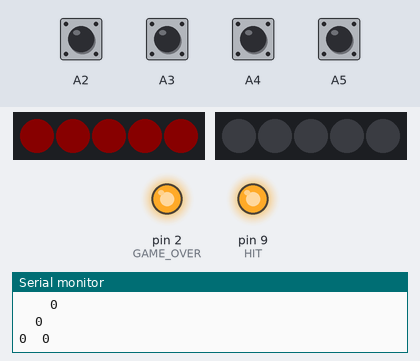
The sketch below on a simulated Arduino Uno, built with avr-gcc and run on an emulated ATmega328P. Shown: 2 × 5 RGB LEDs in strip order, left to right, output pins drawn as LEDs (lit = HIGH), the last lines printed to the serial monitor. Dashed ring = blinking. The inputs (shaded band) are chosen by the test bench; at power-on: A2–5 HIGH. Dim RGB values are drawn brighter than linear; pins used as bus, display or sensor lines are not drawn.

Above: at 1.4 s.
1.5 s: A3 pulled LOW for 0.15 s
At 3.0 s:
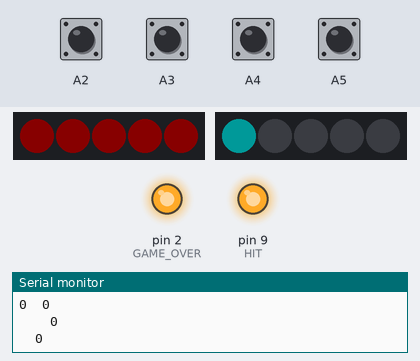
3.5 s: A5 pulled LOW for 1 s
At 5.3 s:
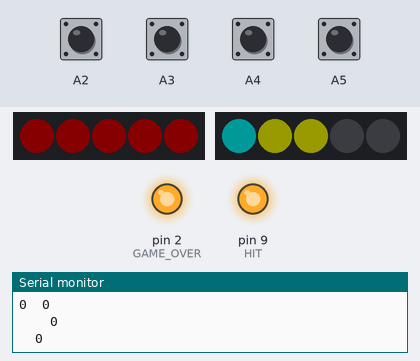
6.1 s: A2 pulled LOW for 1 s
At 7.61 s:
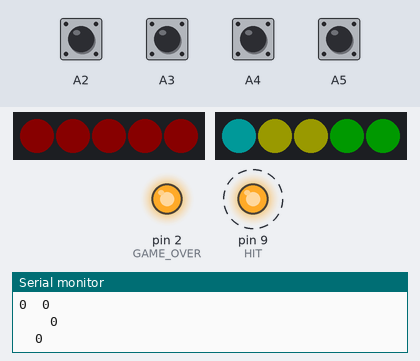
7.7 s: A3 driven LOW and A5 driven LOW
At 9.0 s:
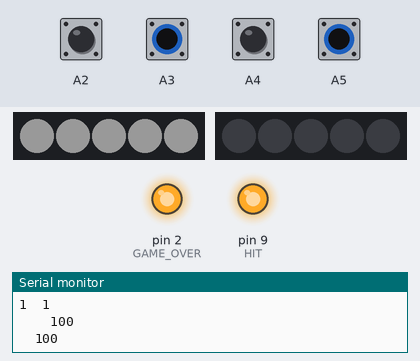
10.0 s: A3 driven HIGH
At 10.3 s:
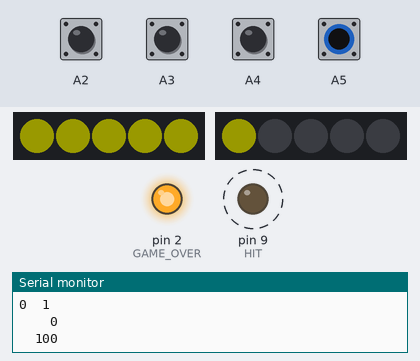
12.5 s: A3 driven LOW
At 13.13 s:
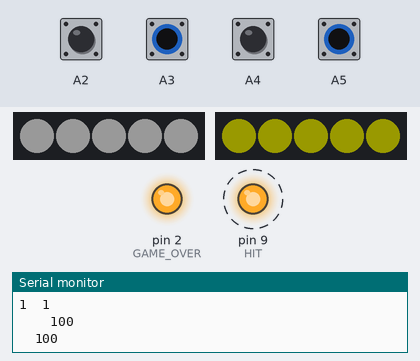
Timing chart, 0 to 15.5 s (numbered marks = the images above; inputs shaded):
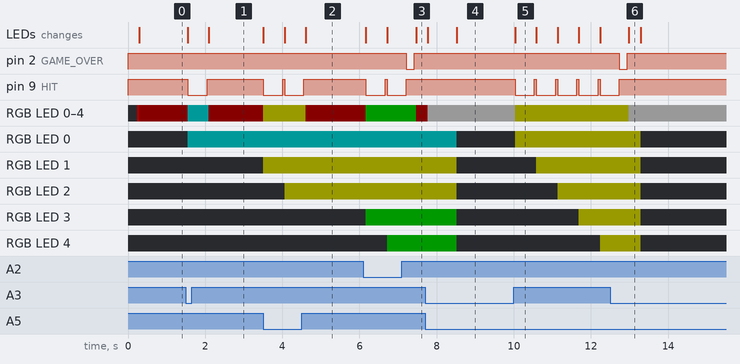

The sketch:

capTest.ino
```cpp
/* *****************************************************************************
 * Title:            capTest
 * Files:            capTest.ino
 * Semester:         Spring 2022
 *
 * Author(s):        Celine Nakpil (celine.nakpil@colorado.edu)
 *
 * Description:      Code for running a Ninja game through capacitive touch pads
 *
 * Written:          19 April 2022
 * Updated:          02 May 2022
 *
 * Credits:          ADCTouch Library example code, Adafruit_NeoPixel Library example code
 *
 * Bugs:             Game over does not trigger consistently. Unsure as to cause.
 **************************************************************************** */
#include <Adafruit_NeoPixel.h>
#include <ADCTouch.h>

int ref0, ref1, ref2, ref3;     //reference values to remove offset
int timer;
int breakpoint = 50;
int pCount = 0;

#define GAME_OVER 2
#define RESET 3
#define HIT 9

#define LED_PIN    11
#define LED_COUNT 5

#define COUNT_PIN 10
#define COUNT_NUM 5
bool go = false;

// create neopixel strips
Adafruit_NeoPixel strip(LED_COUNT, LED_PIN, NEO_GRB + NEO_KHZ800);
Adafruit_NeoPixel points(COUNT_NUM, COUNT_PIN, NEO_GRB + NEO_KHZ800);

void setup()
{
    // No pins to setup, pins can still be used regularly, although it will affect readings

    // start serial
    Serial.begin(9600);

    // speaker pin setup
    pinMode(HIT, OUTPUT);
    pinMode(RESET, OUTPUT);
    pinMode(GAME_OVER, OUTPUT);

    // speaker pin initial state
    digitalWrite(HIT, HIGH);
    digitalWrite(RESET, HIGH);
    digitalWrite(GAME_OVER, HIGH);

    // Neopixel flora setup
    strip.begin();
    points.begin();

    for(int j = 0; j<LED_COUNT; j++){
      strip.setPixelColor(j, 50, 0, 0);
    }
    strip.show();
    strip.setBrightness(50);
    points.show();
    points.setBrightness(50);

    // set reference values for capTouch pads
    ref();
}

void loop() {

    if(pCount==5 && go==false){ // trigger game over
      digitalWrite(GAME_OVER, LOW);
      delay(200);
      digitalWrite(GAME_OVER, HIGH);
      go=true;  // resets to not go
    }

    int value2 = ADCTouch.read(A2);   //no second parameter
    int value3 = ADCTouch.read(A3);   //   --> 100 samples
    int value4 = ADCTouch.read(A4);
    int value5 = ADCTouch.read(A5);


    value2 -= ref0;       //remove offset
    value3 -= ref1;
    value4 -= ref2;
    value5 -= ref3;

//    Serial.print(value0 > 40);    //send (boolean) pressed or not pressed
//    Serial.print("\t");           //use if(value > threshold) to get the state of a button
//
//    Serial.print(value1 > 40);
//    Serial.print("\t\t");
//
//    Serial.print(value2 > 40);
//    Serial.print("\t\t\t");
//
//    Serial.print(value0);             //send actual reading
//    Serial.print("\t");
//
//    Serial.println(value1);
//    Serial.print("\t");
//
//    Serial.println(value2);
//    delay(100);

      Serial.print(value3 > 40);
      Serial.print("\t");

      Serial.println(value5 > 40);
      Serial.print("\t\t");

      Serial.println(value3);
      Serial.print("\t");

      Serial.println(value5);

      if (value3 > breakpoint && value5 >breakpoint){
        // if both cap touch inputs are touched, change light color and reset the point LED strip
        timer++;
        colorChange(128, 128, 128);
        if (timer > 15){
          reset();
          digitalWrite(RESET, HIGH);
        }
      }else if (value3 > breakpoint && go==false) {
        // if A3 capTouch patch high, change all light color, increment point system by 1
        colorChange(0, 128, 128); //cyan
        pointCount(0, 128, 128);
      }else if(value2 > breakpoint && go==false){
        // if A2 capTouch patch high, change all light color, increment point system by 1
        colorChange(0, 128, 0); //green
        pointCount(0, 128, 0);
      }else if(value4 > breakpoint && go==false){
        colorChange(128,0,128); //pink
        pointCount(128,0,128);
      }else if(value5 > breakpoint && go==false){
        colorChange(128, 128, 0); //yellow
        pointCount(128, 128, 0);
      }else{
        // if nothing is touched, return lights to baseline color
        colorChange(50, 0, 0);
      }
 }


/**
 * Initial reference value setup for offset management
 */
void ref(){
    ref0 = ADCTouch.read(A2, 500);    //create reference values to
    ref1 = ADCTouch.read(A3, 500);    //account for the capacitance of the pad
    ref2 = ADCTouch.read(A4, 500);
    ref3 = ADCTouch.read(A5, 500);
    timer = 0;
}

/**
 * Update the main color strip with the RGB values passed to the method
 *
 * @param r Int value for red in RGB
 * @param g Int value for green in RGB
 * @param b Int value for blue in RGB
 */
void colorChange(int r, int g, int b){
   for(int j = 0; j<LED_COUNT; j++){
      strip.setPixelColor(j, r, g, b);
      strip.show();
   }
}

/**
 * Update the point system array with the next pixel in the line to the color of the capTouch pad
 * Includes a short delay in the code to prevent accidental point counts for longer held touches. May need to be tweaked/repositioned.
 *
 * @param r Int value for red in RGB
 * @param g Int value for green in RGB
 * @param b Int value for blue in RGB
 */
void pointCount (int r, int g, int b){
  points.setPixelColor(pCount, r, g, b);
  points.show();
  pCount++;
  if(go==false){
    digitalWrite(HIT, LOW);
    delay(500);
    digitalWrite(HIT, HIGH);
  }
}

/**
 * Reset the appearance of the points array when run
 */
void reset(){
  for (int i = 0; i<COUNT_NUM; i++){
    points.setPixelColor(i, 0, 0, 0);
    points.show();
  }
  pCount=0;
  timer=0;
  digitalWrite(RESET, LOW);
  go = false;
  delay(1000);
}
```

Measured:
- after the input at 1.5 s, pin 9 (HIT): HIGH → LOW after 0.05 s, → HIGH 0.50 s later; RGB LED 0–4: RGB(9, 0, 0) → RGB(0, 25, 25) after 0.05 s, → RGB(9, 0, 0) 0.55 s later; RGB LED 0: off → RGB(0, 25, 25) after 0.05 s; the LEDs: first change after 0.05 s (image 1 shows a later state)
- after the input at 3.5 s, pin 9 (HIT): alternates HIGH for 0.05 s and LOW for 0.50 s, 4 changes in all, then stays HIGH, starting at once; RGB LED 0: RGB(9, 0, 0) → RGB(25, 25, 0) at once, → RGB(9, 0, 0) 1.1 s later
- after the input at 6.1 s, pin 2 (GAME_OVER): HIGH → LOW after 1.1 s, → HIGH 0.20 s later; pin 9 (HIT): alternates HIGH for 0.05 s and LOW for 0.50 s, starting after 0.07 s
- after the input at 7.7 s, RGB LED 0–4: RGB(9, 0, 0) → RGB(25, 25, 25) after 0.07 s; RGB LED 0: RGB(0, 25, 25) → off after 0.83 s; RGB LED 1, RGB LED 2: RGB(25, 25, 0) → off after 0.83 s; RGB LED 3, RGB LED 4: RGB(0, 25, 0) → off after 0.83 s; the LEDs: first change after 0.07 s (image 4 shows a later state)
- after the input at 10.0 s, pin 9 (HIT): alternates HIGH for 0.05 s and LOW for 0.50 s, starting at once; RGB LED 0–4: RGB(25, 25, 25) → RGB(25, 25, 0) at once; RGB LED 0: off → RGB(25, 25, 0) at once; RGB LED 1: off → RGB(25, 25, 0) after 0.58 s; RGB LED 2: off → RGB(25, 25, 0) after 1.1 s; the LEDs: change at once (image 5)
- after the input at 12.5 s, the LEDs: change after 0.49 s (image 6)
- what the display in image 5 shows lasts 0.6 s, from 10.0 s to 10.6 s
